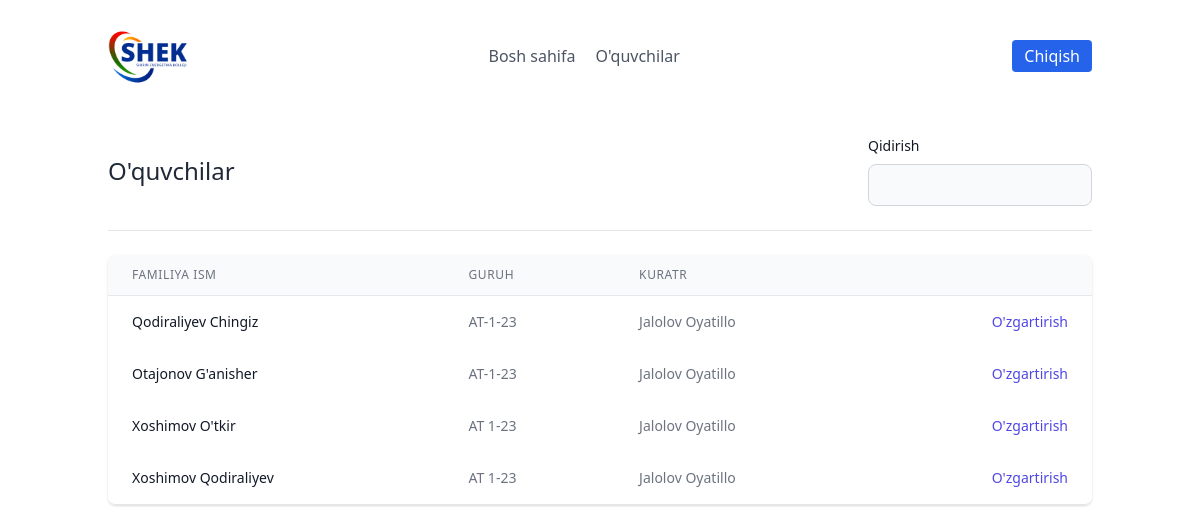
The page /leads/ (signed in) on the database its author committed.
### leads/models.py (models this page shows, shortened)
class Lead(models.Model):
    ismi = models.CharField(max_length=20)
    familiyasi = models.CharField(max_length=20)
    yoshi = models.CharField(max_length=20)
    organisation = models.ForeignKey(UserProfile, on_delete=models.CASCADE)
    agent = models.ForeignKey("Agent", null=True, blank=True, on_delete=models.SET_NULL)
    category = models.ForeignKey("Category", related_name='leads', null=True,  blank=True, on_delete=models.SET_NULL)
    izoh = models.TextField()
    sana = models.DateTimeField(auto_now_add=True)
    email = models.EmailField()

class Agent(models.Model):
    user = models.OneToOneField(User, on_delete=models.CASCADE)
    organisation = models.ForeignKey(UserProfile, on_delete=models.CASCADE)

class User(AbstractUser):
    is_organisor = models.BooleanField(default=True)
    is_agent = models.BooleanField(default=False)

### leads/views.py (the view, shortened to what this page needs)
# urls.py: path('', LeadListView.as_view(), name="lead-list"),
class LeadListView(LoginRequiredMixin, ListView):
    template_name = "leads/leads_list.html"
    context_object_name = "leads"
    def get_queryset(self):
        user = self.request.user
        if user.is_organisor:
            queryset = Lead.objects.filter(organisation = user.userprofile)
        else:
            queryset = Lead.objects.filter(organisation = user.agent.organisation)
            queryset = queryset.filter(agent__user = self.request.user)
        return queryset
    def get_context_data(self, **kwargs):
        context = super(LeadListView, self).get_context_data(**kwargs)
        user = self.request.user
        return context

### leads/templates/leads/leads_list.html (shortened to what this page needs)
{% extends "base.html" %}
{% block content %}
<section class="text-gray-700 body-font">
    <div class="container px-5 mx-auto flex flex-wrap">
        <div class="w-full mb-6 py-6 flex justify-between items-center border-b border-gray-200">
            <div>
                <h1 class="text-2xl text-gray-800">O'quvchilar</h1>
            </div>
            <div>
                <label for="search" class="block mb-2 text-sm font-medium text-gray-900 dark:text-white">Qidirish</label>
                <input type="search" id="table_search" class="bg-gray-50 border border-gray-300 text-gray-900 text-sm rounded-lg focus:ring-blue-500 focus:border-blue-500 block w-full p-2.5 dark:bg-gray-700 dark:border-gray-600 dark:placeholder-gray-400 dark:text-white dark:focus:ring-blue-500 dark:focus:border-blue-500" required>
            </div>
        </div>
        <div class="flex flex-col w-full">
            <div class="-my-2 overflow-x-auto sm:-mx-6 lg:-mx-8">
            <div class="py-2 align-middle inline-block min-w-full sm:px-6 lg:px-8">
                <div class="shadow overflow-hidden border-b border-gray-200 sm:rounded-lg">
                <table class="min-w-full divide-y divide-gray-200">
                    <thead class="bg-gray-50">
                        <tr>
                            <th scope="col" class="px-6 py-3 text-left text-xs font-medium text-gray-500 uppercase tracking-wider">
                            Familiya Ism
                            </th>
                            <th scope="col" class="px-6 py-3 text-left text-xs font-medium text-gray-500 uppercase tracking-wider">
                            Guruh
                            </th>
                            <th scope="col" class="px-6 py-3 text-left text-xs font-medium text-gray-500 uppercase tracking-wider">
                            Kuratr
                            </th>
                            <th scope="col" class="relative px-6 py-3">
                            </th>
                        </tr>
                    </thead>
                    <tbody id="search">
                        {% for lead in leads %}
                            <tr class="bg-white">
                                <td class="px-6 py-4 whitespace-nowrap text-sm font-medium text-gray-900">
                                    {{ lead.ismi }} {{ lead.familiyasi }}
                                </td>
                                <td class="px-6 py-4 whitespace-nowrap text-sm text-gray-500">
                                    {{ lead.yoshi }}
                                </td>
                                <td class="px-6 py-4 whitespace-nowrap text-sm text-gray-500">
                                    {{ lead.agent.user.first_name }}
                                </td>
                                <td class="px-6 py-4 whitespace-nowrap text-right text-sm font-medium">
                                    <a href="{% url 'leads:update' lead.pk %}" class="text-indigo-600 hover:text-indigo-900">
                                        O'zgartirish
                                    </a>
                                </td>
                            </tr>
                        {% endfor %}
                    </tbody>
                </table>
                </div>
            </div>
            </div>
        </div>
    </div>
</section>
{% endblock content %}

### frontend/base.html (shortened to what this page needs)
{% load static %}
<!DOCTYPE html>
<html lang="en">
<head>
    <link href="https://unpkg.com/tailwindcss@^2/dist/tailwind.min.css" rel="stylesheet">
</head>
<body>
    {% include 'details/navbar.html' %}
    <div class="max-w-5xl mx-auto">
        {% block content %}
        {% endblock %}
    </div>
</body>
</html>

### frontend/details/navbar.html (shortened to what this page needs)
{% load static %}
<header class="text-gray-600 body-font">
  <div class="container mx-auto flex flex-wrap p-5 flex-col md:flex-row items-center">
    <a class="flex title-font font-medium items-center text-gray-900 mb-4 md:mb-0">
      <img src="{% static 'images/Logo.png' %}" style="width: 80px;" alt="Logo">
    </a>
    <nav class="md:ml-auto md:mr-auto flex flex-wrap items-center text-base justify-center">
      <a href="/" class="mr-5 hover:text-gray-900">Bosh sahifa</a>
    {% if not request.user.is_authenticated %}
      </nav>
      {% else %}
        <a href="/leads/" class="mr-5 hover:text-gray-900">O'quvchilar</a>
      </nav>
    {% endif %}
    {% if request.user.is_authenticated %}
      <button class="ml-3 inline-flex items-center text-white bg-blue-600 border-0 py-1 px-3 focus:outline-none hover:bg-blue-800 rounded text-base mt-4 md:mt-0">
        <a  href="{% url 'logout' %}">Chiqish
        </a>
      </button>
    {% else %}
    <button class="inline-flex items-center text-white bg-blue-600 border-0 py-1 px-3 focus:outline-none hover:bg-blue-800 rounded text-base mt-4 md:mt-0">
      <a href="{% url 'login' %}">Kirish
    </a>
    </button>
    {% endif %}
  </div>
</header>

### rows shown on the page
Lead: ismi "Qodiraliyev", familiyasi "Chingiz", yoshi "AT-1-23", agent.user.first_name "Jalolov Oyatillo"
Lead: ismi "Otajonov", familiyasi "G'anisher", yoshi "AT-1-23", agent.user.first_name "Jalolov Oyatillo"
Lead: ismi "Xoshimov", familiyasi "O'tkir", yoshi "AT 1-23", agent.user.first_name "Jalolov Oyatillo"
Lead: ismi "Xoshimov", familiyasi "Qodiraliyev", yoshi "AT 1-23", agent.user.first_name "Jalolov Oyatillo"
